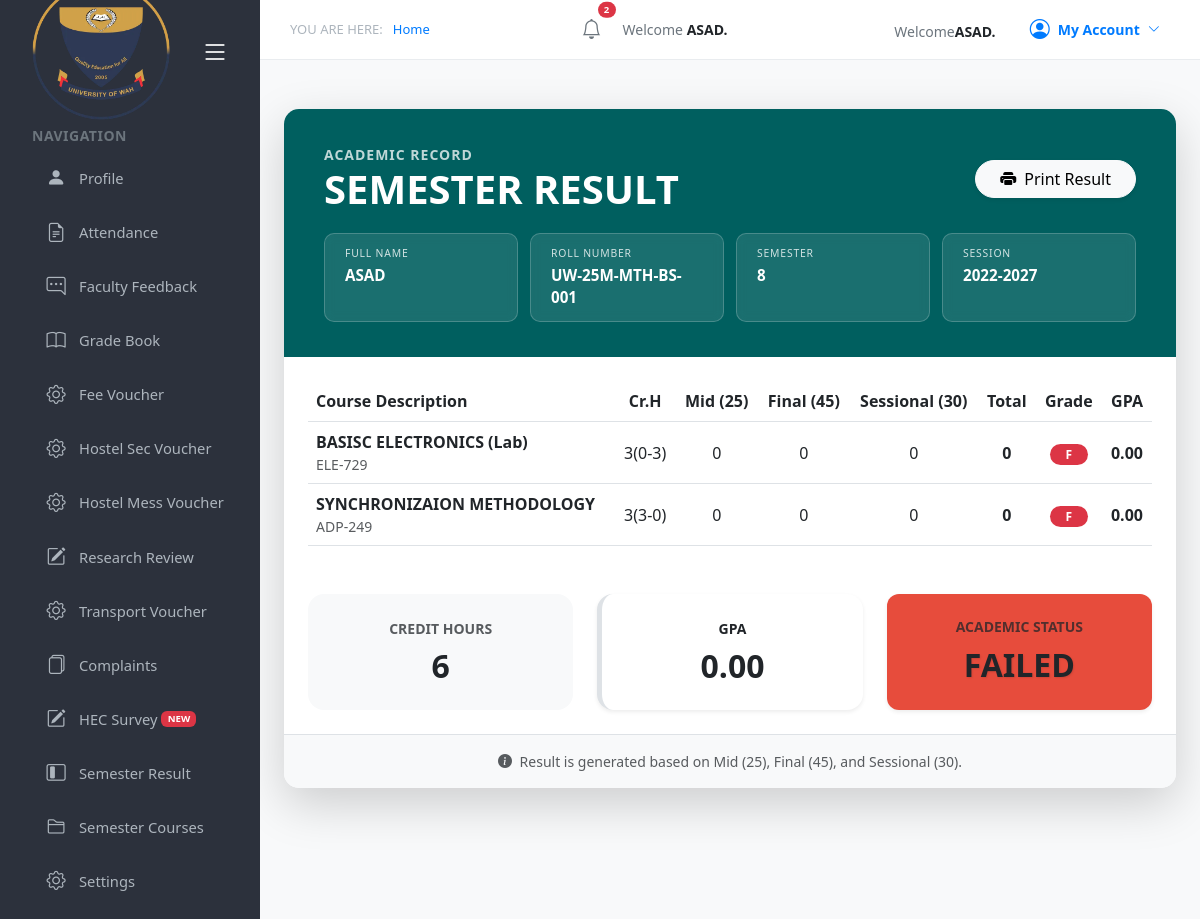
Page /semester_result.php (signed in) on the committed database.
### tables this page shows
CREATE TABLE `profile` (
  `id` int(11) NOT NULL,
  `registration_no` varchar(50) DEFAULT NULL,
  `photo` varchar(255) DEFAULT 'default.png',
  `full_name` varchar(100) DEFAULT NULL,
  `status_badge` varchar(20) DEFAULT NULL,
  `department` varchar(100) DEFAULT NULL,
  `program` varchar(100) DEFAULT NULL,
  `semester` varchar(10) DEFAULT NULL,
  `session` varchar(10) DEFAULT NULL,
  `admission_date` varchar(20) DEFAULT NULL,
  `domicile` varchar(50) DEFAULT NULL,
  `dob` date DEFAULT NULL,
  `cnic` varchar(20) DEFAULT NULL,
  `nationality` varchar(50) DEFAULT NULL,
  `gender` varchar(10) DEFAULT NULL,
  `father_name` varchar(100) DEFAULT NULL,
  `guardian_name` varchar(100) DEFAULT NULL,
  `guardian_phone` varchar(20) DEFAULT NULL,
  `family_income` varchar(50) DEFAULT NULL,
  `current_address` text DEFAULT NULL,
  `permanent_address` text DEFAULT NULL,
  `email` varchar(100) DEFAULT NULL,
  `phone` varchar(20) DEFAULT NULL,
  `fsc_total` varchar(10) DEFAULT NULL,
  `fsc_obtained` varchar(10) DEFAULT NULL,
  `fsc_per` varchar(10) DEFAULT NULL,
  `fsc_year` varchar(10) DEFAULT NULL,
  `fsc_board` varchar(100) DEFAULT NULL,
  `fsc_major` varchar(50) DEFAULT NULL,
  `ssc_total` varchar(10) DEFAULT NULL,
  `ssc_obtained` varchar(10) DEFAULT NULL,
  `ssc_per` varchar(10) DEFAULT NULL,
  `ssc_year` varchar(10) DEFAULT NULL,
  `ssc_board` varchar(100) DEFAULT NULL,
  `ssc_major` varchar(50) DEFAULT NULL
);

CREATE TABLE `course_assignments` (
  `id` int(11) NOT NULL,
  `course_code` varchar(20) DEFAULT NULL,
  `course_title` varchar(100) DEFAULT NULL,
  `teacher_name` varchar(100) DEFAULT NULL,
  `credit_hours` varchar(10) DEFAULT NULL,
  `semester` int(11) DEFAULT NULL
);

### semester_result.php (the view, shortened to what this page needs)
<?php
$conn = new mysqli("localhost", "root", "", "fyp");
$student_roll = $_SESSION['registration_no'];
$stmt_profile = $conn->prepare("SELECT * FROM profile WHERE registration_no = ? LIMIT 1");
$stmt_profile->bind_param("s", $student_roll);
$stmt_profile->execute();
$student = $stmt_profile->get_result()->fetch_assoc();
$semester = $student['semester'] ?? 1;
$weights = ['Sessional' => 0.25, 'Mid' => 0.30, 'Final' => 0.45];
function calculateGrade($score)
{
    return ['F', 0.0];
}
$course_query = "SELECT * FROM course_assignments WHERE semester = '$semester'";
$course_res = $conn->query($course_query);
$total_gp_weighted = 0;
$total_credits_earned = 0;
$subjects = [];
$has_failed_grade = false;
if ($course_res && $course_res->num_rows > 0) {
    while ($course = $course_res->fetch_assoc()) {
        $c_code = $course['course_code'];
        $course_weighted_total = 0;
        $display_marks = ['Sessional' => 0, 'Mid' => 0, 'Final' => 0];
        $categories = ['Sessional', 'Mid', 'Final'];
        foreach ($categories as $cat) {
            $cat_ob = 0.0;
            $cat_tot = 0.0;
            if ($cat === 'Sessional') {
                $item_stmt = $conn->prepare("SELECT id, total_marks FROM grading_items WHERE course_code = ? AND (item_type = 'Sessional' OR item_type IS NULL OR item_type = '')");
                $item_stmt->bind_param("s", $c_code);
            } else {
                $item_stmt = $conn->prepare("SELECT id, total_marks FROM grading_items WHERE course_code = ? AND item_type = ?");
                $item_stmt->bind_param("ss", $c_code, $cat);
            }
            $item_stmt->execute();
            $items = $item_stmt->get_result();
            while ($item = $items->fetch_assoc()) {
                $item_id = $item['id'];
                $mark_stmt = $conn->prepare("SELECT obtained_marks FROM student_marks WHERE registration_no = ? AND item_id = ?");
                $mark_stmt->bind_param("si", $student_roll, $item_id);
                $mark_stmt->execute();
                $mark_res = $mark_stmt->get_result()->fetch_assoc();
                $obtained = (float) ($mark_res['obtained_marks'] ?? 0.0);
                $total_avail = (float) ($item['total_marks'] ?? 0.0);
                $cat_ob += $obtained;
                $cat_tot += $total_avail;
            }
            $perc = ($cat_tot > 0) ? ($cat_ob / $cat_tot) * 100.0 : 0.0;
            $cat_weight = (float) ($weights[$cat] ?? 0.0);
            $weighted_contribution = (float) $perc * (float) $cat_weight;
            $course_weighted_total += (float) $weighted_contribution;
            $ui_limit = ($cat == 'Sessional') ? 30 : (($cat == 'Mid') ? 25 : 45);
            $display_marks[$cat] = round(((float) $perc / 100.0) * (float) $ui_limit, 1);
        }
        $grade_info = calculateGrade($course_weighted_total);
        if ($grade_info[0] == 'F')
            $has_failed_grade = true;
        $cr_hours = $course['credit_hours'] ?? 3;
        $total_credits_earned += $cr_hours;
        $total_gp_weighted += ($grade_info[1] * $cr_hours);
        $subjects[] = [
            'subject_name' => $course['course_title'],
            'subject_code' => $c_code,
            'credit_hours' => $cr_hours,
            'mid_term' => $display_marks['Mid'],
            'final_term' => $display_marks['Final'],
            'sessional' => $display_marks['Sessional'],
            'total' => round($course_weighted_total, 1),
            'grade' => $grade_info[0],
            'gp' => $grade_info[1]
        ];
    }
}
$sgpa = ($total_credits_earned > 0) ? ($total_gp_weighted / $total_credits_earned) : 0;
if ($has_failed_grade) {
    $status_text = "FAILED";
    $status_class = "status-failed";
} elseif ($sgpa < 2.00) {
    $status_text = "PROBATION";
    $status_class = "status-probation";
} else {
    $status_text = "PASSED";
    $status_class = "status-passed";
}
?>
<!DOCTYPE html>
<html lang="en">
<head>
    <link href="https://cdn.jsdelivr.net/npm/bootstrap@5.3.0/dist/css/bootstrap.min.css" rel="stylesheet">
    <link rel="stylesheet" href="https://cdn.jsdelivr.net/npm/bootstrap-icons@1.11.1/font/bootstrap-icons.css">
    <link rel="stylesheet" href="assets/navbar.css">
    <link rel="stylesheet" href="assets/header.css">
    <link rel="stylesheet" href="assets/results.css">
</head>
<body class="bg-light">
    <div class="main-wrapper d-flex">
        <div class="no-print"><?php include('includes/navbar.php'); ?></div>
        <div class="content-area flex-grow-1">
            <div class="no-print"><?php include('includes/header.php'); ?></div>
            <div class="container-fluid px-4 py-4">
                <div class="result-card shadow-lg border-0">
                    <div class="result-header-banner">
                        <div class="d-flex justify-content-between align-items-center mb-3">
                            <div>
                                <p class="mb-0 small text-uppercase fw-bold opacity-75" style="letter-spacing:1px;">
                                    Academic Record</p>
                                <h1 class="fw-bold mb-0 text-white">SEMESTER RESULT</h1>
                            </div>
                            <button class="btn btn-light rounded-pill px-4 shadow-sm no-print" onclick="window.print()">
                                <i class="bi bi-printer-fill me-2"></i>Print Result
                            </button>
                        </div>
                        <div class="student-info-grid">
                            <div class="info-box">
                                <label>Full Name</label>
                                <span><?php echo htmlspecialchars($student['full_name'] ?? 'N/A'); ?></span>
                            </div>
                            <div class="info-box">
                                <label>Roll Number</label>
                                <span><?php echo htmlspecialchars($student_roll); ?></span>
                            </div>
                            <div class="info-box">
                                <label>Semester</label>
                                <span><?php echo htmlspecialchars($student['semester'] ?? 'N/A'); ?></span>
                            </div>
                            <div class="info-box">
                                <label>Session</label>
                                <span><?php echo htmlspecialchars($student['session'] ?? 'N/A'); ?></span>
                            </div>
                        </div>
                    </div>
                    <div class="p-4 bg-white">
                        <div class="table-responsive">
                            <table class="table table-result align-middle">
                                <thead>
                                    <tr>
                                        <th>Course Description</th>
                                        <th class="text-center">Cr.H</th>
                                        <th class="text-center">Mid (25)</th>
                                        <th class="text-center">Final (45)</th>
                                        <th class="text-center">Sessional (30)</th>
                                        <th class="text-center">Total</th>
                                        <th class="text-center">Grade</th>
                                        <th class="text-center">GPA</th>
                                    </tr>
                                </thead>
                                <tbody>
                                    <?php if (empty($subjects)): ?>
                                        <tr>
                                            <td colspan="8" class="text-center py-5 text-muted">No academic records found
                                                for this semester.</td>
                                        </tr>
                                    <?php else: ?>
                                        <?php foreach ($subjects as $s): ?>
                                            <tr>
                                                <td>
                                                    <div class="fw-bold text-dark"><?php echo $s['subject_name']; ?></div>
                                                    <div class="text-muted small"><?php echo $s['subject_code']; ?></div>
                                                <td class="text-center"><?php echo $s['credit_hours']; ?></td>
                                                <td class="text-center"><?php echo $s['mid_term']; ?></td>
                                                <td class="text-center"><?php echo $s['final_term']; ?></td>
                                                <td class="text-center"><?php echo $s['sessional']; ?></td>
                                                <td class="text-center fw-bold text-teal"><?php echo $s['total']; ?></td>
                                                <td class="text-center">
                                                    <span
                                                        class="badge rounded-pill <?php echo ($s['grade'] == 'F') ? 'bg-danger' : 'bg-success'; ?> px-3">
                                                        <?php echo $s['grade']; ?>
                                                    </span>
                                                </td>
                                                <td class="text-center fw-bold"><?php echo number_format($s['gp'], 2); ?></td>
                                            </tr>
                                        <?php endforeach; ?>
                                    <?php endif; ?>
                                </tbody>
                            </table>
                        </div>
                        <div class="row g-4 mt-2">
                            <div class="col-md-4">
                                <div class="card h-100 border-0 bg-light p-4 text-center rounded-4">
                                    <span class="text-muted small text-uppercase fw-bold">Credit Hours</span>
                                    <h2 class="fw-bold mb-0 mt-2"><?php echo $total_credits_earned; ?></h2>
                                </div>
                            </div>
                            <div class="col-md-4">
                                <div
                                    class="card h-100 border-0 bg-white shadow-sm p-4 text-center rounded-4 border-start border-teal border-5">
                                    <span class="text-teal small text-uppercase fw-bold">GPA</span>
                                    <h2 class="fw-bold mb-0 mt-2 text-teal"><?php echo number_format($sgpa, 2); ?></h2>
                                </div>
                            </div>
                            <div class="col-md-4">
                                <div class="status-card h-100 <?php echo $status_class; ?> shadow-sm">
                                    <span class="small text-uppercase fw-bold opacity-75">Academic Status</span>
                                    <h2 class="mt-2"><?php echo $status_text; ?></h2>
                                </div>
                            </div>
                        </div>
                    </div>
                    <div class="p-3 bg-light border-top text-center text-muted small">
                        <i class="bi bi-info-circle-fill me-1"></i> Result is generated based on Mid (25), Final (45),
                        and Sessional (30).
                    </div>
                </div>
            </div>
        </div>
    </div>
</body>
</html>

### includes/header.php (shortened to what this page needs)
<div class="top-header-nav">
    <div class="header-inner">
        <div class="breadcrumb-area">
            <span class="breadcrumb-label">YOU ARE HERE:</span>
            <a href="dashboard.php" class="breadcrumb-item">Home</a>
        </div>
        <div class="user-area d-flex align-items-center">
    <div class="notification-dropdown me-3">
        <button class="btn-icon position-relative" id="bellBtn">
            <i class="bi bi-bell fs-5 text-secondary"></i>
            <span class="position-absolute top-0 start-100 translate-middle badge rounded-pill bg-danger" style="font-size: 0.6rem;">
                2
            </span>
        </button>
    </div>
    <span class="welcome-msg">Welcome <span class="user-name"><?php echo htmlspecialchars($student['full_name'] ?? 'Student'); ?>.</span></span>
</div>
        <div class="user-area">
            <span class="welcome-msg">Welcome<span class="user-name"><?php echo htmlspecialchars($student['full_name'] ?? 'Student'); ?>.</span></span>
            <div class="account-dropdown">
                <button class="account-btn" id="accountBtn">
                    <i class="bi bi-person-circle fs-5"></i> My Account <i class="bi bi-chevron-down small"></i>
                </button>
            </div>
        </div>
    </div>
</div>

### rows in the picture
profile: full_name "ASAD", semester "8", session "2022-2027"
course_assignments: course_title "BASISC ELECTRONICS (Lab)", course_code "ELE-729", credit_hours "3(0-3)", mid_term "0", final_term "0", sessional "0", total "0", grade "F", gp "0.00"
course_assignments: course_title "SYNCHRONIZAION METHODOLOGY", course_code "ADP-249", credit_hours "3(3-0)", mid_term "0", final_term "0", sessional "0", total "0", grade "F", gp "0.00"

### other values in the picture
$student_roll "UW-25M-MTH-BS-001"
$total_credits_earned "6"
$sgpa "0.00"
$status_text "FAILED"
